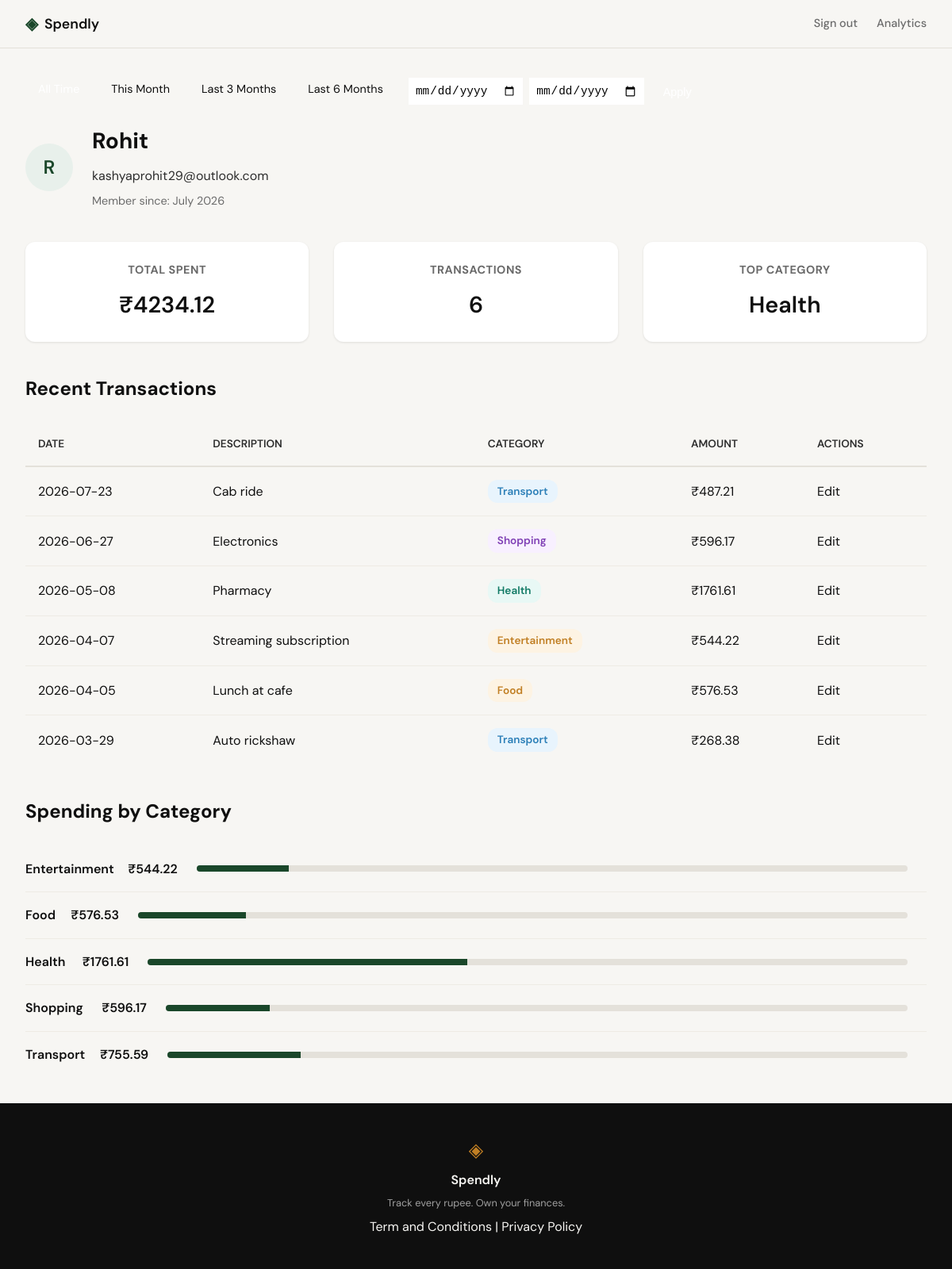
Page /profile (signed in) on the committed database.
### tables this page shows
CREATE TABLE users (
                id INTEGER PRIMARY KEY AUTOINCREMENT,
                name TEXT NOT NULL,
                email TEXT UNIQUE NOT NULL,
                password_hash TEXT NOT NULL,
                created_at TEXT DEFAULT (datetime('now'))
            );

CREATE TABLE expenses (
                id INTEGER PRIMARY KEY AUTOINCREMENT,
                user_id INTEGER NOT NULL,
                amount REAL NOT NULL,
                category TEXT NOT NULL,
                date TEXT NOT NULL,
                description TEXT,
                created_at TEXT DEFAULT (datetime('now')),
                FOREIGN KEY (user_id) REFERENCES users (id)
            );

### app.py (the view)
@app.route("/profile")
def profile():
    if not session.get("user_id"):
        return redirect(url_for("login"))
    user_id = session["user_id"]
    user = get_user_by_id(user_id)
    if not user:
        session.clear()
        return redirect(url_for("login"))
    date_from = request.args.get('date_from', '').strip()
    date_to = request.args.get('date_to', '').strip()
    def is_valid_date(date_str):
        try:
            if date_str:
                datetime.strptime(date_str, '%Y-%m-%d')
                return True
            return False
        except ValueError:
            return False
    valid_date_from = date_from if is_valid_date(date_from) else None
    valid_date_to = date_to if is_valid_date(date_to) else None
    if (valid_date_from and not valid_date_to) or (not valid_date_from and valid_date_to):
        valid_date_from = None
        valid_date_to = None
    elif valid_date_from and valid_date_to and valid_date_from > valid_date_to:
        flash("Start date must be before end date.", "warning")
        valid_date_from = None
        valid_date_to = None
    today = datetime.now().date()
    this_month_start = today.replace(day=1)
    if today.month <= 3:
        three_months_month = today.month + 12 - 3
        three_months_year = today.year - 1
    else:
        three_months_month = today.month - 3
        three_months_year = today.year
    three_months_start = today.replace(year=three_months_year, month=three_months_month, day=1)
    if today.month <= 6:
        six_months_month = today.month + 12 - 6
        six_months_year = today.year - 1
    else:
        six_months_month = today.month - 6
        six_months_year = today.year
    six_months_start = today.replace(year=six_months_year, month=six_months_month, day=1)
    stats = get_summary_stats(user_id, valid_date_from, valid_date_to)
    recent_transactions = get_recent_transactions(user_id, 10, valid_date_from, valid_date_to)
    category_totals = get_category_breakdown(user_id, valid_date_from, valid_date_to)
    return render_template("profile.html",
                         user=user,
                         stats=stats,
                         recent_transactions=recent_transactions,
                         category_totals=category_totals,
                         date_from=valid_date_from,
                         date_to=valid_date_to,
                         today=today,
                         this_month_start=this_month_start,
                         three_months_start=three_months_start,
                         six_months_start=six_months_start)

### database/db.py (called while the page is built)
def get_db():
    db_path = os.path.join(os.path.dirname(os.path.dirname(__file__)), 'spendly.db')
    conn = sqlite3.connect(db_path)
    conn.execute('PRAGMA foreign_keys = ON')
    conn.row_factory = sqlite3.Row
    return conn

### database/queries.py (called while the page is built)
def get_user_by_id(user_id):
    conn = get_db()
    try:
        user = conn.execute(
            'SELECT id, name, email, created_at FROM users WHERE id = ?',
            (user_id,)
        ).fetchone()
        if user:
            user_dict = dict(user)
            try:
                dt = datetime.strptime(user_dict['created_at'], '%Y-%m-%d %H:%M:%S')
                user_dict['member_since'] = dt.strftime('%B %Y')
            except ValueError:
                user_dict['member_since'] = user_dict['createdat'][:7]  # YYYY-MM
            return user_dict
        return None
    finally:
        conn.close()

def get_recent_transactions(user_id, limit=10, date_from=None, date_to=None):
    conn = get_db()
    try:
        query = '''
            SELECT id, date, description, category, amount
            FROM expenses
            WHERE user_id = ?
        '''
        params = [user_id]
        if date_from and date_to:
            query += ' AND date BETWEEN ? AND ?'
            params.extend([date_from, date_to])
        query += '''
            ORDER BY date DESC, created_at DESC
            LIMIT ?
        '''
        params.append(limit)
        transactions = conn.execute(query, params).fetchall()
        return [dict(tx) for tx in transactions]
    finally:
        conn.close()

def get_category_breakdown(user_id, date_from=None, date_to=None):
    conn = get_db()
    try:
        query = '''
            SELECT category, SUM(amount) as total
            FROM expenses
            WHERE user_id = ?
        '''
        params = [user_id]
        if date_from and date_to:
            query += ' AND date BETWEEN ? AND ?'
            params.extend([date_from, date_to])
        query += '''
            GROUP BY category
        '''
        category_rows = conn.execute(query, params).fetchall()
        category_totals = {}
        for row in category_rows:
            category = row['category']
            amount = float(row['total']) if row['total'] is not None else 0.0
            category_totals[category] = amount
        return category_totals
    finally:
        conn.close()

### templates/profile.html (shortened to what this page needs)
{% extends "base.html" %}
{% block head %}
<link rel="stylesheet" href="{{ url_for('static', filename='css/profile.css') }}">
{% endblock %}
{% block content %}
<div class="profile-container">
    <div class="filter-bar">
        <div class="filter-presets">
            <a href="{{ url_for('profile') }}" class="filter-preset-btn {% if not date_from and not date_to %}active{% endif %}">All Time</a>
            <a href="{{ url_for('profile', date_from=this_month_start, date_to=today) }}" class="filter-preset-btn {% if date_from == this_month_start and date_to == today %}active{% endif %}">This Month</a>
            <a href="{{ url_for('profile', date_from=three_months_start, date_to=today) }}" class="filter-preset-btn {% if date_from == three_months_start and date_to == today %}active{% endif %}">Last 3 Months</a>
            <a href="{{ url_for('profile', date_from=six_months_start, date_to=today) }}" class="filter-preset-btn {% if date_from == six_months_start and date_to == today %}active{% endif %}">Last 6 Months</a>
        </div>
        <div class="filter-custom">
            <form method="GET" action="{{ url_for('profile') }}">
                <input type="date" name="date_from" value="{{ date_from if date_from else '' }}" placeholder="Start date">
                <input type="date" name="date_to" value="{{ date_to if date_to else '' }}" placeholder="End date">
                <button type="submit" class="filter-btn-apply">Apply</button>
            </form>
        </div>
    </div>
    <div class="user-info-card">
        <div class="avatar">{{ user.name[0] }}</div>
        <div class="user-info">
            <h2>{{ user.name }}</h2>
            <p class="email">{{ user.email }}</p>
            <p class="member-since">Member since: {{ user.member_since }}</p>
        </div>
    </div>
    <div class="stats-row">
        <div class="stat-card">
            <h3>Total Spent</h3>
            <p class="stat-value">₹{{ "%.2f"|format(stats.total_spent) }}</p>
        </div>
        <div class="stat-card">
            <h3>Transactions</h3>
            <p class="stat-value">{{ stats.transaction_count }}</p>
        </div>
        <div class="stat-card">
            <h3>Top Category</h3>
            <p class="stat-value">{{ stats.top_category }}</p>
        </div>
    </div>
    <section class="transaction-history">
        <h2>Recent Transactions</h2>
        <table>
            <thead>
                <tr>
                    <th>Date</th>
                    <th>Description</th>
                    <th>Category</th>
                    <th>Amount</th>
                    <th>Actions</th>
                </tr>
            </thead>
            <tbody>
                {% for tx in recent_transactions %}
                <tr>
                    <td>{{ tx.date }}</td>
                    <td>{{ tx.description }}</td>
                    <td><span class="category-badge category-{{ tx.category|lower }}">{{ tx.category }}</span></td>
                    <td>₹{{ "%.2f"|format(tx.amount) }}</td>
                    <td><a href="{{ url_for('edit_expense', id=tx.id) }}">Edit</a></td>
                </tr>
                {% endfor %}
            </tbody>
        </table>
    </section>
    <section class="category-breakdown">
        <h2>Spending by Category</h2>
        <ul class="category-list">
            {% for category, total in category_totals.items() %}
            <li>
                <span class="category-name">{{ category }}</span>
                <span class="category-amount">₹{{ "%.2f"|format(total) }}</span>
                <div class="progress-bar">
                    <div class="progress-fill" style="width: {{ (total / stats.total_spent * 100)|round(0) }}%"></div>
                </div>
            </li>
            {% endfor %}
        </ul>
    </section>
</div>
{% endblock %}

### static/css/style.css (style rules this page uses)
:root { --ink: #0f0f0f; --ink-soft: #2d2d2d; --ink-muted: #6b6b6b; --ink-faint: #a0a0a0; --paper: #f7f6f3; --paper-warm: #f0ede6; --paper-card: #ffffff; --accent: #1a472a; --accent-light: #e8f0eb; --accent-2: #c17f24; --accent-2-light: #fdf3e3; --danger: #c0392b; --danger-light: #fdecea; --border: #e4e1da; --border-soft: #eeebe4; --font-display: 'DM Serif Display', Georgia, serif; --font-body: 'DM Sans', system-ui, sans-serif; --max-width: 1200px; --auth-width: 440px; --radius-sm: 6px; --radius-md: 12px; --radius-lg: 20px; }
*, *::before, *::after { box-sizing: border-box; margin: 0; padding: 0; }
html { font-size: 16px; scroll-behavior: smooth; }
body { background: var(--paper); color: var(--ink); font-family: var(--font-body); font-size: 1rem; line-height: 1.6; -webkit-font-smoothing: antialiased; }
a { color: inherit; text-decoration: none; }
.profile-container { max-width: var(--max-width); margin: 0 auto; padding: 2rem; }
.user-info-card { display: flex; align-items: center; gap: 1.5rem; margin-bottom: 2.5rem; }
.avatar { width: 60px; height: 60px; background-color: var(--accent-light); color: var(--accent); display: flex; align-items: center; justify-content: center; font-size: 1.5rem; font-weight: 600; border-radius: 50%; flex-shrink: 0; }
.user-info h2 { margin: 0 0 0.5rem 0; font-size: 1.75rem; color: var(--ink); }
.user-info .email { color: var(--ink-soft); margin: 0 0 0.5rem 0; }
.user-info .member-since { color: var(--ink-muted); font-size: 0.9rem; }
.stats-row { display: flex; gap: 2rem; margin-bottom: 2.5rem; }
.stat-card { flex: 1; text-align: center; padding: 1.5rem; background-color: var(--paper-card); border-radius: var(--radius-md); box-shadow: 0 1px 3px rgba(0,0,0,0.1); }
.stat-card h3 { margin: 0 0 0.5rem 0; font-size: 0.9rem; text-transform: uppercase; letter-spacing: 0.5px; color: var(--ink-muted); }
.stat-card .stat-value { font-size: 1.8rem; font-weight: 600; color: var(--ink); }
.transaction-history { margin-bottom: 2.5rem; }
.transaction-history h2, .category-breakdown h2 { margin: 0 0 1.5rem 0; font-size: 1.5rem; color: var(--ink); }
.transaction-history table { width: 100%; border-collapse: separate; border-spacing: 0; }
.transaction-history th, .transaction-history td { padding: 1rem; text-align: left; }
.transaction-history th { font-weight: 600; color: var(--ink-soft); text-transform: uppercase; font-size: 0.85rem; border-bottom: 2px solid var(--border); }
.transaction-history td { border-bottom: 1px solid var(--border-soft); color: var(--ink); }
.transaction-history tr:last-child td { border-bottom: none; }
.category-badge { display: inline-block; padding: 0.25rem 0.75rem; border-radius: 12px; font-size: 0.85rem; font-weight: 600; text-transform: capitalize; }
.category-food { background-color: var(--accent-2-light); color: var(--accent-2); }
.category-transport { background-color: #e8f4fd; color: #2c7fb8; }
.category-health { background-color: #e8f8f5; color: #117a65; }
.category-entertainment { background-color: #fdf3e3; color: #c17f24; }
.category-shopping { background-color: #f8f0ff; color: #7f3fb5; }
.category-list { list-style: none; padding: 0; }
.category-list li { display: flex; justify-content: space-between; align-items: center; padding: 1rem 0; border-bottom: 1px solid var(--border-soft); }
.category-list li:last-child { border-bottom: none; }
.category-name { font-weight: 600; color: var(--ink); }
.category-amount { font-weight: 600; color: var(--ink); min-width: 80px; text-align: right; }
.progress-bar { flex: 1; height: 8px; background-color: var(--border); border-radius: 4px; overflow: hidden; margin: 0 1.5rem; }
.progress-fill { height: 100%; background-color: var(--accent); transition: width 0.3s ease; }

### rows in the picture
users: name "R", name "Rohit", email "kashyaprohit29@outlook.com"
expenses: top_category "Health", date "2026-05-08", description "Pharmacy", category "Health", amount "1761.61", {{ (total / stats.total_spent * 100)|round(0) }} 42.0 (drawn)
expenses: date "2026-07-23", description "Cab ride", category "Transport", amount "487.21"
expenses: date "2026-06-27", description "Electronics", category "Shopping", amount "596.17", {{ (total / stats.total_spent * 100)|round(0) }} 14.0 (drawn)
expenses: date "2026-04-07", description "Streaming subscription", category "Entertainment", amount "544.22", {{ (total / stats.total_spent * 100)|round(0) }} 13.0 (drawn)
expenses: date "2026-04-05", description "Lunch at cafe", category "Food", amount "576.53", {{ (total / stats.total_spent * 100)|round(0) }} 14.0 (drawn)
expenses: date "2026-03-29", description "Auto rickshaw", category "Transport", amount "268.38"

### other values in the picture
{{ user.member_since }} "July 2026"
{{ "%.2f"|format(stats.total_spent) }} "4234.12"
{{ stats.transaction_count }} "6"
{{ category }} "Transport"
{{ "%.2f"|format(total) }} "755.59"
